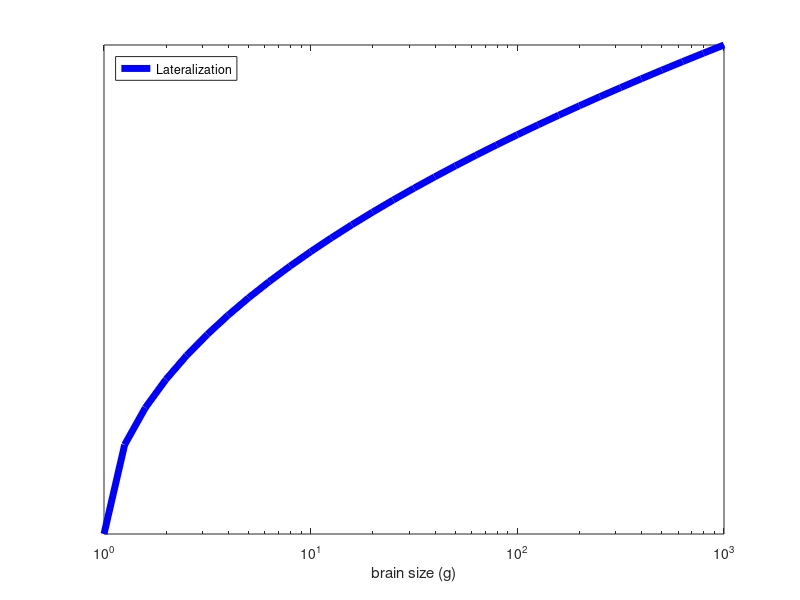
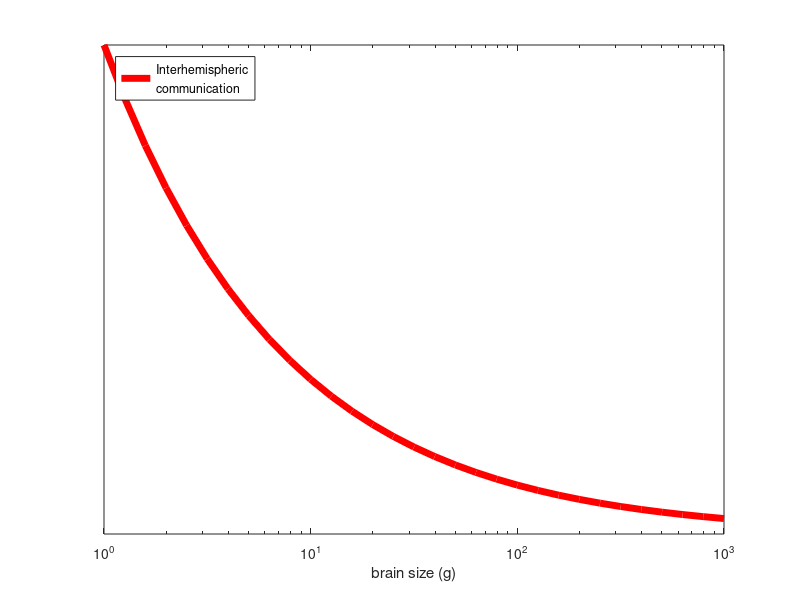
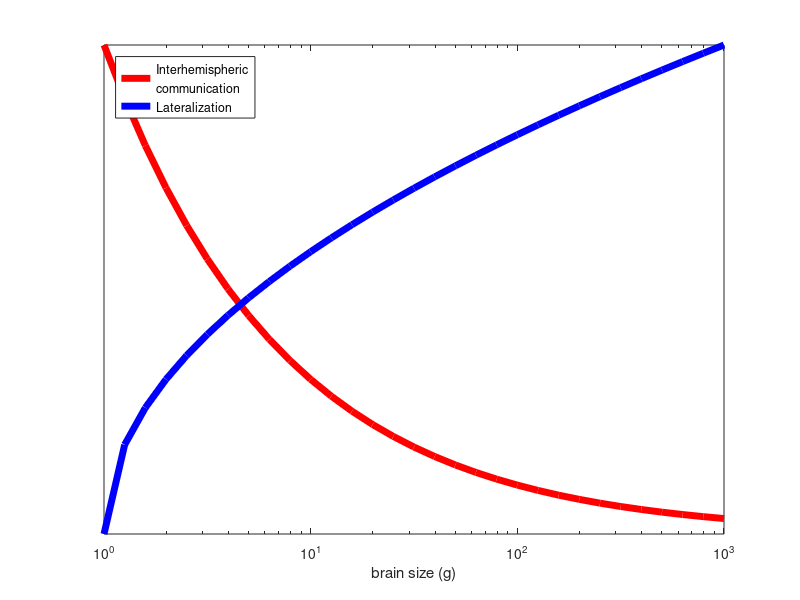

Write MATLAB code to recreate these figures, in order.
function demo_interaction(figs)
    if ~exist('figs','var'), figs=[]; end;

    brainsz = 10.^(0:0.1:3);
    lat = sqrt(log(brainsz)); lat = 100*lat ./ max(lat);
    comm = exp(-0.5*log(brainsz)); comm = 100*comm ./ max(comm);

    % Figure 1: brain size vs. lateralization
    if (ismember(1, figs) || isempty(figs))
        figure('Position', [ 360    97   421   581]); set(gca, 'FontSize', 14);
        semilogx(brainsz, lat, 'b', 'LineWidth', 5);
        xlabel('brain size (g)');
%        ylabel('percent');
        set(gca, 'ytick', []);  % yaxis unlabeled
        legend({'Lateralization'}, 'Location', 'NorthWest')    
    end;

    % Figure 2: brain size vs. interhemispheric communication
    if (ismember(2, figs) || isempty(figs))
        figure('Position', [ 360    97   421   581]); set(gca, 'FontSize', 14);
        semilogx(brainsz, comm, 'r', 'LineWidth', 5);
        xlabel('brain size (g)');
%        ylabel('percent');
        set(gca, 'ytick', []);  % yaxis unlabeled
        legend({sprintf('Interhemispheric\ncommunication')}, 'Location', 'NorthWest')    
    end;
    
    % Figure 3: brain size vs. interhemispheric communication
    if (ismember(2, figs) || isempty(figs))
        figure('Position', [ 360    97   421   581]); set(gca, 'FontSize', 14);
        semilogx(brainsz, comm, 'r', 'LineWidth', 5);
        hold on;
        semilogx(brainsz, lat, 'b', 'LineWidth', 5);
        xlabel('brain size (g)');
%        ylabel('percent');
        set(gca, 'ytick', []);  % yaxis unlabeled
        legend({sprintf('Interhemispheric\ncommunication'), 'Lateralization'}, 'Location', 'NorthWest')    
    end;
    
    